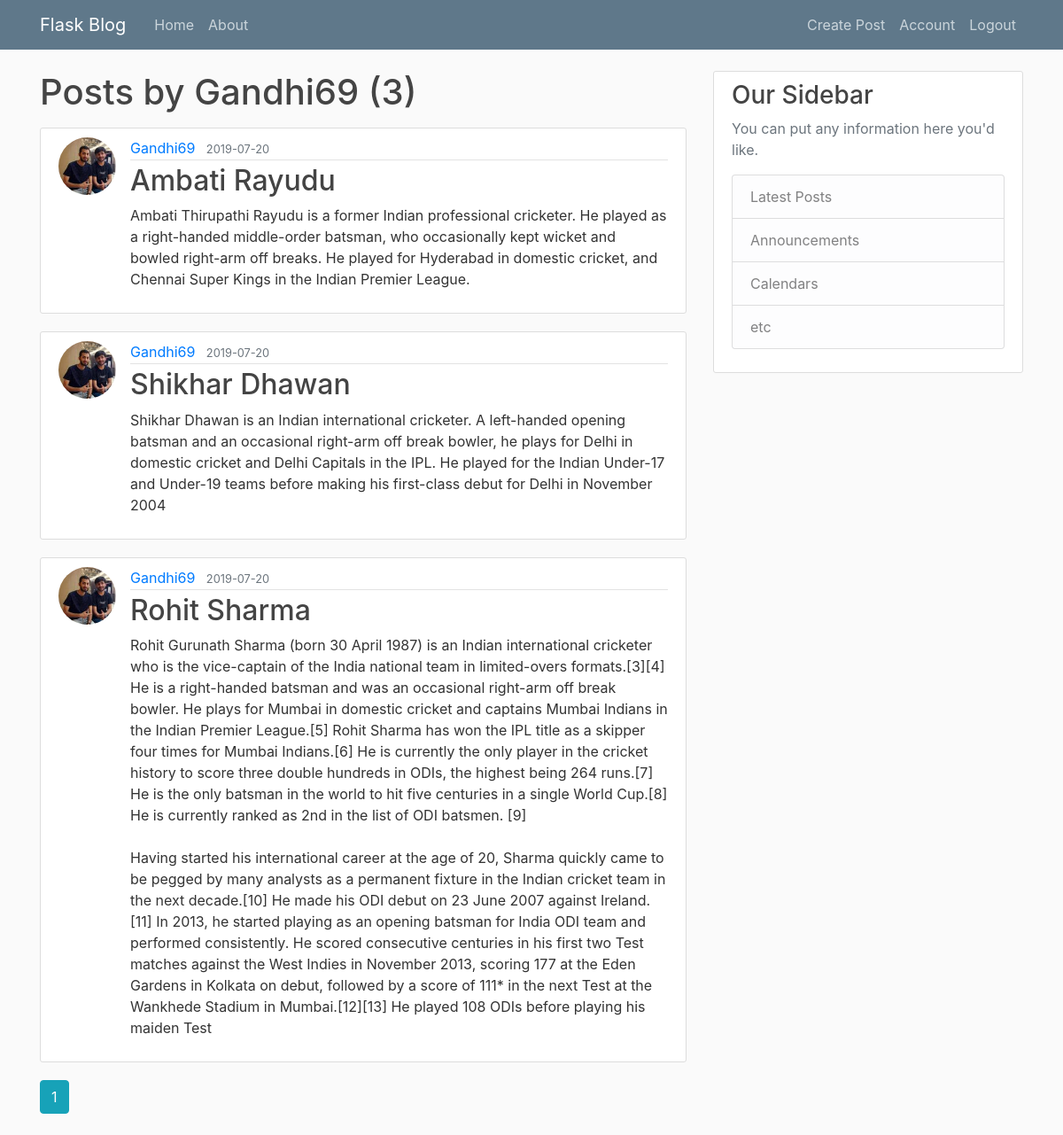
Page /user/Gandhi69 (signed in) on the committed database.
### app/models.py (models this page shows, shortened)
class User(db.Model, UserMixin):
	id = db.Column(db.Integer, primary_key = True)
	username = db.Column(db.String(20), unique=True, nullable=False)
	email = db.Column(db.String(120), unique=True, nullable=False)
	image_file = db.Column(db.String(20), nullable=False, default='default.jpg')
	password = db.Column(db.String(60), nullable=False)
	posts = db.relationship('Post', backref='author', lazy=True)

class Post(db.Model):
	id = db.Column(db.Integer, primary_key = True)
	title = db.Column(db.String(100), nullable=False)
	date_posted = db.Column(db.DateTime, nullable=False, default=datetime.utcnow)
	content = db.Column(db.Text, nullable=False)
	user_id = db.Column(db.Integer, db.ForeignKey('user.id'), nullable=False)

### app/routes.py (the view)
@app.route("/user/<string:username>")
def user_post(username):
	page = request.args.get('page', 1, type=int)
	user = User.query.filter_by(username=username).first_or_404()
	posts=Post.query.filter_by(author=user)\
		.order_by(Post.date_posted.desc())\
		.paginate(page=page, per_page=5)
	return render_template('user_post.html', posts=posts, user=user)

### app/models.py (called while the page is built)
@login_manager.user_loader
def load_user(user_id):
	return User.query.get(int(user_id))

### app/templates/user_post.html
{% extends "layout.html" %}
{% block content %}
    <h1 class="mb-3">Posts by {{ user.username }} ({{posts.total }})</h1>
    {% for post in posts.items %}
        <article class="media content-section">
          <img class="rounded-circle article-img" src="{{ url_for('static', filename='profile_pics/' +post.author.image_file) }}">
          <div class="media-body">
            <div class="article-metadata">
              <a class="mr-2" href="{{ url_for('user_post', username=post.author.username) }}">{{ post.author.username }}</a>
              <small class="text-muted">{{ post.date_posted.strftime('%Y-%m-%d') }}</small>
            </div>
            <h2><a class="article-title" href="{{ url_for('post', post_id=post.id) }}">{{ post.title }}</a></h2>
            <p class="article-content">{{ post.content }}</p>
          </div>
        </article>
    {% endfor %}
    {% for page_num in posts.iter_pages(left_edge=1, right_edge=1, left_current=1, right_current=1) %}
      {% if page_num %}
        {% if posts.page == page_num %}
          <a class="btn btn-info mb-4" href="{{ url_for('user_post', username=user.username, page=page_num) }}">{{ page_num }}</a>
        {% else %}
          <a class="btn btn-outline-info mb-4" href="{{ url_for('user_post', username=user.username, page=page_num) }}">{{ page_num }}</a>
        {% endif %}
      {% else %}
        ...
      {% endif %}
    {% endfor %}
{% endblock content %}

### app/Static/main.css (style rules this page uses)
body { background: #fafafa; color: #333333; margin-top: 5rem; }
h1, h2, h3, h4, h5, h6 { color: #444444; }
.content-section { background: #ffffff; padding: 10px 20px; border: 1px solid #dddddd; border-radius: 3px; margin-bottom: 20px; }
.article-title { color: #444444; }
.article-content { white-space: pre-line; }
.article-img { height: 65px; width: 65px; margin-right: 16px; }
.article-metadata { padding-bottom: 1px; margin-bottom: 4px; border-bottom: 1px solid #e3e3e3 }

### rows in the picture
User: username "Gandhi69"
Post: image_file (picture), author.username "Gandhi69", date_posted "2019-07-20", title "Ambati Rayudu", content "Ambati Thirupathi Rayudu is a former Indian professional cricketer. He played as a right-handed middle-order batsman, who occasionally kept wicket and bowled right-arm off breaks. He played for Hyderabad in domestic cricket, and Chennai Super Kings in the Indian Premier League."
Post: image_file (picture), author.username "Gandhi69", date_posted "2019-07-20", title "Shikhar Dhawan", content "Shikhar Dhawan is an Indian international cricketer. A left-handed opening batsman and an occasional right-arm off break bowler, he plays for Delhi in domestic cricket and Delhi Capitals in the IPL. He played for the Indian Under-17 and Under-19 teams before making his first-class debut for Delhi in November 2004"
Post: image_file (picture), author.username "Gandhi69", date_posted "2019-07-20", title "Rohit Sharma", content "Rohit Gurunath Sharma (born 30 April 1987) is an Indian international cricketer who is the vice-captain of the India national team in limited-overs formats.[3][4] He is a right-handed batsman and was an occasional right-arm off break bowler. He plays for Mumbai in domestic cricket and captains Mumbai Indians in the Indian Premier League.[5] Rohit Sharma has won the IPL title as a skipper four times for Mumbai Indians.[6] He is currently the only player in the cricket history to score three double hundreds in ODIs, the highest being 264 runs.[7] He is the only batsman in the world to hit five centuries in a single World Cup.[8] He is currently ranked as 2nd in the list of ODI batsmen. [9]…"

### other values in the picture
{{ posts.total }} "3"
{{ page_num }} "1"
